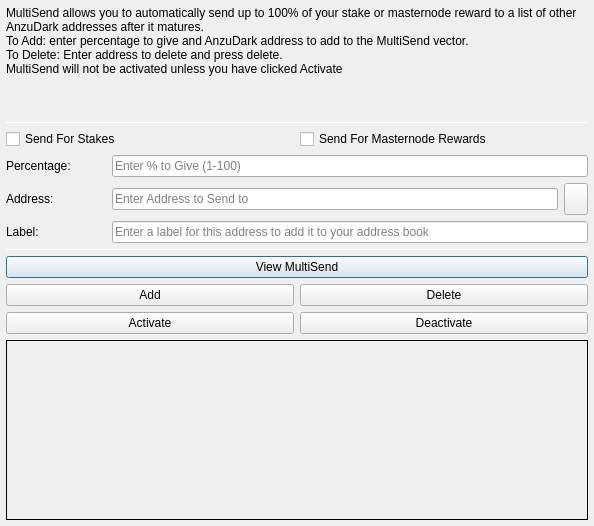
<?xml version="1.0" encoding="UTF-8"?>
<ui version="4.0">
 <class>MultiSendDialog</class>
 <widget class="QDialog" name="MultiSendDialog">
  <property name="windowModality">
   <enum>Qt::NonModal</enum>
  </property>
  <property name="geometry">
   <rect>
    <x>0</x>
    <y>0</y>
    <width>594</width>
    <height>526</height>
   </rect>
  </property>
  <property name="windowTitle">
   <string>MultiSend</string>
  </property>
  <layout class="QVBoxLayout" name="verticalLayout" stretch="0">
   <property name="leftMargin">
    <number>6</number>
   </property>
   <property name="topMargin">
    <number>6</number>
   </property>
   <property name="rightMargin">
    <number>6</number>
   </property>
   <property name="bottomMargin">
    <number>6</number>
   </property>
   <item>
    <layout class="QVBoxLayout" name="verticalLayout_Main" stretch="1,1,1,0,1,1,1">
     <item>
      <widget class="QLabel" name="label_2">
       <property name="lineWidth">
        <number>1</number>
       </property>
       <property name="text">
        <string>MultiSend allows you to automatically send up to 100% of your stake or masternode reward to a list of other AnzuDark addresses after it matures.
To Add: enter percentage to give and AnzuDark address to add to the MultiSend vector.
To Delete: Enter address to delete and press delete.
MultiSend will not be activated unless you have clicked Activate</string>
       </property>
       <property name="alignment">
        <set>Qt::AlignLeading|Qt::AlignLeft|Qt::AlignTop</set>
       </property>
       <property name="wordWrap">
        <bool>true</bool>
       </property>
      </widget>
     </item>
     <item>
      <widget class="Line" name="line">
       <property name="minimumSize">
        <size>
         <width>0</width>
         <height>1</height>
        </size>
       </property>
       <property name="maximumSize">
        <size>
         <width>16777215</width>
         <height>1</height>
        </size>
       </property>
       <property name="orientation">
        <enum>Qt::Horizontal</enum>
       </property>
      </widget>
     </item>
     <item>
      <layout class="QVBoxLayout" name="verticalLayout_Settings">
       <item>
        <layout class="QHBoxLayout" name="horizontalLayout">
         <item>
          <widget class="QCheckBox" name="multiSendStakeCheckBox">
           <property name="text">
            <string>Send For Stakes</string>
           </property>
          </widget>
         </item>
         <item>
          <widget class="QCheckBox" name="multiSendMasternodeCheckBox">
           <property name="text">
            <string>Send For Masternode Rewards</string>
           </property>
          </widget>
         </item>
        </layout>
       </item>
       <item>
        <layout class="QHBoxLayout" name="horizontalLayout_6">
         <item>
          <widget class="QLabel" name="label">
           <property name="minimumSize">
            <size>
             <width>100</width>
             <height>0</height>
            </size>
           </property>
           <property name="toolTip">
            <string>Percentage of stake to send</string>
           </property>
           <property name="text">
            <string>Percentage:</string>
           </property>
          </widget>
         </item>
         <item>
          <widget class="QLineEdit" name="multiSendPercentEdit">
           <property name="toolTip">
            <string>Enter whole numbers 1 - 100</string>
           </property>
           <property name="placeholderText">
            <string>Enter % to Give (1-100)</string>
           </property>
          </widget>
         </item>
        </layout>
       </item>
       <item>
        <layout class="QHBoxLayout" name="horizontalLayout_7">
         <item>
          <widget class="QLabel" name="label_5">
           <property name="minimumSize">
            <size>
             <width>100</width>
             <height>0</height>
            </size>
           </property>
           <property name="toolTip">
            <string>Address to send portion of stake to</string>
           </property>
           <property name="text">
            <string>Address:</string>
           </property>
          </widget>
         </item>
         <item>
          <widget class="QLineEdit" name="multiSendAddressEdit">
           <property name="toolTip">
            <string/>
           </property>
           <property name="placeholderText">
            <string>Enter Address to Send to</string>
           </property>
          </widget>
         </item>
         <item>
          <widget class="QToolButton" name="addressBookButton">
           <property name="maximumSize">
            <size>
             <width>16777215</width>
             <height>32</height>
            </size>
           </property>
           <property name="toolTip">
            <string>Choose an address from the address book</string>
           </property>
           <property name="text">
            <string/>
           </property>
           <property name="icon">
            <iconset resource="../anzudark.qrc">
             <normaloff>:/icons/address-book</normaloff>:/icons/address-book</iconset>
           </property>
           <property name="shortcut">
            <string>Alt+A</string>
           </property>
          </widget>
         </item>
        </layout>
       </item>
      </layout>
     </item>
     <item>
      <layout class="QHBoxLayout" name="horizontalLayout_3">
       <item>
        <widget class="QLabel" name="label_3">
         <property name="minimumSize">
          <size>
           <width>100</width>
           <height>0</height>
          </size>
         </property>
         <property name="text">
          <string>Label:</string>
         </property>
        </widget>
       </item>
       <item>
        <widget class="QLineEdit" name="labelAddressLabelEdit">
         <property name="placeholderText">
          <string>Enter a label for this address to add it to your address book</string>
         </property>
        </widget>
       </item>
      </layout>
     </item>
     <item>
      <widget class="Line" name="line_2">
       <property name="minimumSize">
        <size>
         <width>0</width>
         <height>1</height>
        </size>
       </property>
       <property name="maximumSize">
        <size>
         <width>16777215</width>
         <height>1</height>
        </size>
       </property>
       <property name="orientation">
        <enum>Qt::Horizontal</enum>
       </property>
      </widget>
     </item>
     <item>
      <layout class="QVBoxLayout" name="verticalLayout_Buttons">
       <item>
        <layout class="QHBoxLayout" name="horizontalLayout_4">
         <item>
          <widget class="QPushButton" name="viewButton">
           <property name="toolTip">
            <string/>
           </property>
           <property name="statusTip">
            <string>View MultiSend Vector</string>
           </property>
           <property name="text">
            <string>View MultiSend</string>
           </property>
          </widget>
         </item>
        </layout>
       </item>
       <item>
        <layout class="QHBoxLayout" name="horizontalLayout_2">
         <item>
          <widget class="QPushButton" name="addButton">
           <property name="toolTip">
            <string/>
           </property>
           <property name="statusTip">
            <string>Add to MultiSend Vector</string>
           </property>
           <property name="text">
            <string>Add</string>
           </property>
          </widget>
         </item>
         <item>
          <widget class="QPushButton" name="deleteButton">
           <property name="toolTip">
            <string/>
           </property>
           <property name="statusTip">
            <string>Delete Address From MultiSend Vector</string>
           </property>
           <property name="text">
            <string>Delete</string>
           </property>
          </widget>
         </item>
        </layout>
       </item>
       <item>
        <layout class="QHBoxLayout" name="horizontalLayout_5">
         <item>
          <widget class="QPushButton" name="activateButton">
           <property name="statusTip">
            <string>Activate MultiSend</string>
           </property>
           <property name="text">
            <string>Activate</string>
           </property>
          </widget>
         </item>
         <item>
          <widget class="QPushButton" name="disableButton">
           <property name="statusTip">
            <string>Deactivate MultiSend</string>
           </property>
           <property name="text">
            <string>Deactivate</string>
           </property>
          </widget>
         </item>
        </layout>
       </item>
      </layout>
     </item>
     <item>
      <widget class="QLabel" name="message">
       <property name="minimumSize">
        <size>
         <width>0</width>
         <height>180</height>
        </size>
       </property>
       <property name="frameShape">
        <enum>QFrame::Panel</enum>
       </property>
       <property name="frameShadow">
        <enum>QFrame::Plain</enum>
       </property>
       <property name="lineWidth">
        <number>1</number>
       </property>
       <property name="midLineWidth">
        <number>1</number>
       </property>
       <property name="text">
        <string/>
       </property>
       <property name="alignment">
        <set>Qt::AlignLeading|Qt::AlignLeft|Qt::AlignTop</set>
       </property>
       <property name="wordWrap">
        <bool>true</bool>
       </property>
      </widget>
     </item>
    </layout>
   </item>
  </layout>
 </widget>
 <resources>
  <include location="../anzudark.qrc"/>
 </resources>
 <connections/>
</ui>
